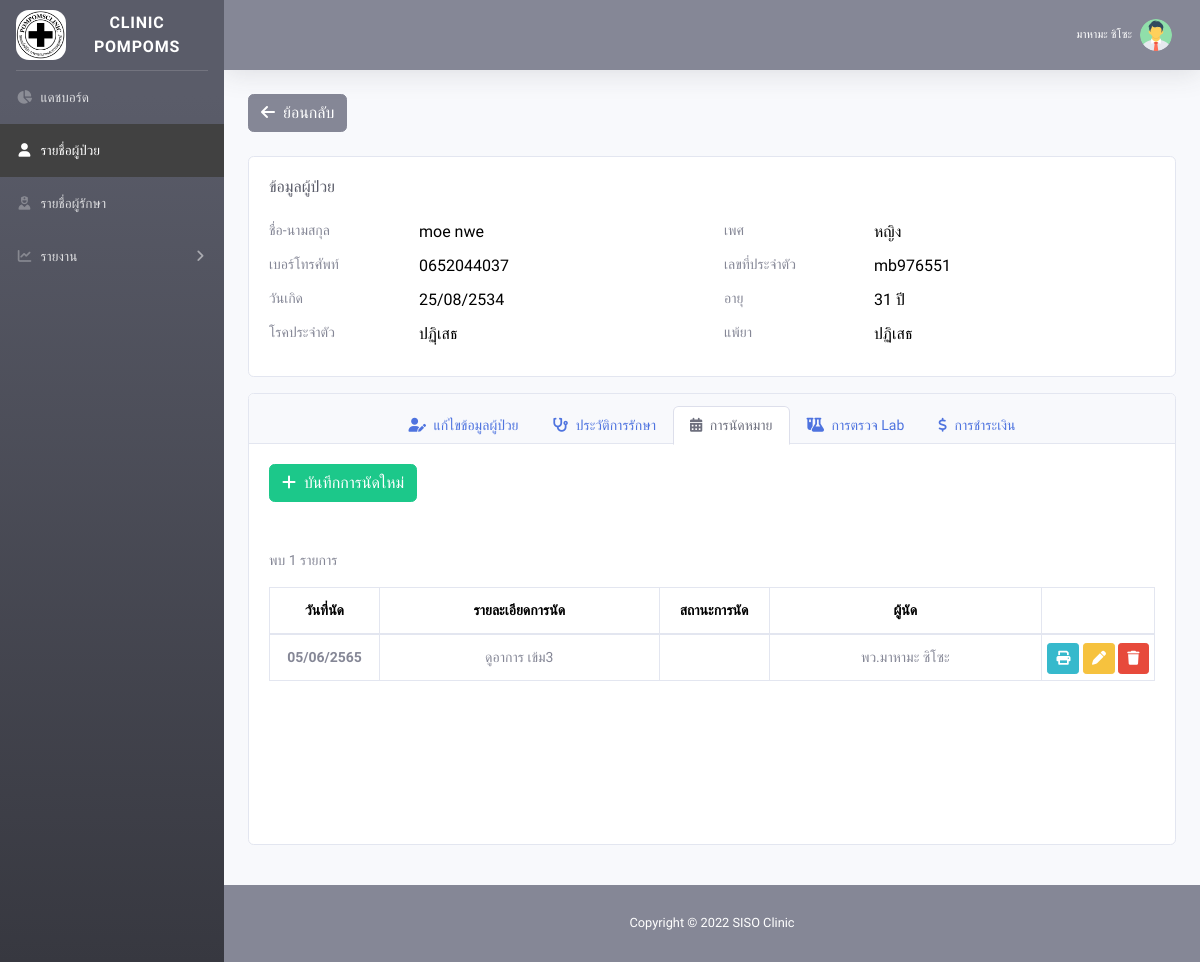
The app's page /?page=patient-data&patient_id=2&tab=3 (signed in) with its own data.
### tables this page shows
CREATE TABLE `user`  (
  `user_id` int(11) NOT NULL COMMENT 'รหัส pk',
  `user_name` varchar(200) NULL DEFAULT NULL COMMENT 'ชื่อ',
  `user_lname` varchar(200) NULL DEFAULT NULL COMMENT 'นามสกุล',
  `username` varchar(200) NULL DEFAULT NULL COMMENT 'ชื่อผู้ใช้งาน',
  `password` varchar(200) NULL DEFAULT NULL COMMENT 'รหัสผ่าน',
  `image` varchar(200) NULL DEFAULT NULL COMMENT 'รูปภาพโปรไฟล์',
  `status` varchar(1) NULL DEFAULT NULL COMMENT 'สถานะ\r\nY: ใช้งานได้\r\nN: ใช้งานไม่ได้',
  `add_by` int(11) NULL DEFAULT NULL COMMENT 'เพิ่มโดย',
  `add_when` datetime(0) NULL DEFAULT NULL COMMENT 'เพื่อเมื่อ',
  `edit_by` int(11) NULL DEFAULT NULL COMMENT 'แก้ไขโดย',
  `edit_when` datetime(0) NULL DEFAULT NULL COMMENT 'แก้ไขเมื่อ',
  PRIMARY KEY (`user_id`) USING BTREE
);

CREATE TABLE `patient`  (
  `patient_id` int(11) NOT NULL COMMENT 'รหัสผู้ป่วย',
  `patient_name` varchar(200) NULL DEFAULT NULL COMMENT 'ชื่อ',
  `patient_lname` varchar(200) NULL DEFAULT NULL COMMENT 'นามสกุล',
  `phone` varchar(20) NULL DEFAULT NULL COMMENT 'เบอร์โทรศัพท์',
  `idcard` varchar(50) NULL DEFAULT NULL COMMENT 'เลขที่ประจำตัว',
  `gender_id` int(11) NULL DEFAULT NULL COMMENT '1: ชาย\r\n2: หญิง',
  `bdate` date NULL DEFAULT NULL COMMENT 'วันเกิด',
  `disease` varchar(200) NULL DEFAULT NULL COMMENT 'โรคประจำตัว',
  `lose` varchar(200) NULL DEFAULT NULL COMMENT 'แพ้ยา',
  `status` varchar(1) NULL DEFAULT NULL COMMENT 'สถานะ',
  `add_by` int(11) NULL DEFAULT NULL COMMENT 'เพิ่มโดย',
  `add_when` datetime(0) NULL DEFAULT NULL COMMENT 'เพิ่มเมื่อ',
  `edit_by` int(11) NULL DEFAULT NULL COMMENT 'แก้ไขโดย',
  `edit_when` datetime(0) NULL DEFAULT NULL COMMENT 'แก้ไขเมื่อ',
  PRIMARY KEY (`patient_id`) USING BTREE
);

CREATE TABLE `gender`  (
  `gender_id` int(11) NOT NULL COMMENT 'รหัสเพศ',
  `gender_name` varchar(200) NULL DEFAULT NULL COMMENT 'ชื่อเพศ',
  PRIMARY KEY (`gender_id`) USING BTREE
);

CREATE TABLE `appointment`  (
  `appointment_id` varchar(10) NOT NULL COMMENT 'รหัสการนัด',
  `treatment_id` int(11) NULL DEFAULT NULL COMMENT 'รหัสการรักษา',
  `patient_id` int(11) NULL DEFAULT NULL COMMENT 'รหัสผู้ป่วย',
  `appointment_date` date NULL DEFAULT NULL COMMENT 'วันที่นัด',
  `appointment_desc` varchar(200) NULL DEFAULT NULL COMMENT 'รายละเอียดการนัด',
  `nurse_id` int(11) NULL DEFAULT NULL COMMENT 'ผู้นัด',
  `process` varchar(1) NULL DEFAULT NULL COMMENT 'การดำเนินการ\r\nW: กำลังนัด\r\nY: เข้าพบแล้ว\r\nC: ยกเลิก',
  `add_by` int(11) NULL DEFAULT NULL COMMENT 'เพิ่มโดย',
  `add_when` datetime(0) NULL DEFAULT NULL COMMENT 'เพิ่มเมื่อ',
  `edit_by` int(11) NULL DEFAULT NULL COMMENT 'แก้ไขโดย',
  `edit_when` datetime(0) NULL DEFAULT NULL COMMENT 'แก้ไขเมื่อ',
  PRIMARY KEY (`appointment_id`) USING BTREE,
  UNIQUE INDEX `uk_treatment_id`(`treatment_id`) USING BTREE
);

CREATE TABLE `nurse`  (
  `nurse_id` int(11) NOT NULL COMMENT 'รหัสผู้รักษา',
  `nurse_name` varchar(200) NULL DEFAULT NULL COMMENT 'ชื่อ',
  `nurse_lname` varchar(200) NULL DEFAULT NULL COMMENT 'นามสกุล',
  `status` varchar(1) NULL DEFAULT NULL COMMENT 'สถานะ',
  `add_by` int(11) NULL DEFAULT NULL COMMENT 'เพิ่มโดย',
  `add_when` datetime(0) NULL DEFAULT NULL COMMENT 'เพิ่มเมื่อ',
  `edit_by` int(11) NULL DEFAULT NULL COMMENT 'แก้ไขโดย',
  `edit_when` datetime(0) NULL DEFAULT NULL COMMENT 'แก้ไขเมื่อ',
  PRIMARY KEY (`nurse_id`) USING BTREE
);

### php/autoload.php (called while the page is built, shortened)
<?php
    include_once("class.database.php");
    include_once("function.php");
    $DB = new Database(HOST, USER, PASS, DBNAME);
    $USER = GetUser();
    function GetUser() {
        global $DB;
        $username = @$_SESSION["username"];
        $password = @$_SESSION["password"];
        $sql = "SELECT * FROM user WHERE status='Y' AND username='".$username."' AND password='".$password."'";
        $obj = $DB->QueryObj($sql);
        if( sizeof($obj)==1 ) return $obj[0];
        return null;
    }

### php/class.database.php (called while the page is built, shortened)
<?php
	class Database {
		var $host = null;
		var $user = null;
		var $pass = null;
		var $dbname = null;
		var $charset = null;
		var $conn = null;
		public function __construct($host, $user, $pass, $dbname, $charset="UTF8") {
			$this->host = $host;
			$this->user = $user;
			$this->pass = $pass;
			$this->dbname = $dbname;
			$this->charset = $charset;
		}
		public function Close() {
			if(!$this->conn->connect_error) return $this->conn->close();
			return null;
		}
		private function Connect() {
			$host = $this->host;
			$user = $this->user;
			$pass = $this->pass;
			$dbname = $this->dbname;
			$this->conn = @new mysqli( $host , $user , $pass, $dbname );
			$this->conn->query("SET NAMES ".$this->charset);
			$this->conn->query("SET sql_mode = 'NO_AUTO_CREATE_USER,NO_ENGINE_SUBSTITUTION'");
		}
		public function Query($sql) {
			$q = $this->conn->query($sql);
			return $q;
		}
		public function QueryObj($sql, $index="") {
			$obj = array();
			$result = $this->Query($sql);
			while($row = $result->fetch_assoc()) {
				if($index=="") $obj[] = $row;
                else $obj[$row[$index]] = $row;
			}
			return $obj;
		}
	}

### php/function.php (called while the page is built, shortened)
<?php
    function DateTh($date, $time=true) {
        $arr1 = explode(" ", $date);
		$arr2 = explode("-", $arr1[0]);
        $rs = $arr2[2]."/".$arr2[1]."/".($arr2[0]*1+543);
		return $rs;
    }
    function CalculateAge($date) {
        $arr = explode("-", $date);
        return date("Y")*1 - $arr[0]*1;
    }

### pages/patient-data/tab3.php (the view, shortened to what this page needs)
<?php
    $sql = "
        SELECT
            a.*,
            n.nurse_name,
            n.nurse_lname
        FROM appointment a
            INNER JOIN nurse n ON n.nurse_id=a.nurse_id
        WHERE a.patient_id='".$patient_id."'
        ORDER BY a.appointment_date DESC
    ";
    $obj = $DB->QueryObj($sql);
?>
<div>
    <button class="btn btn-success btn-add" data-toggle="modal" data-target="#modal-data">
        <i class="fas fa-plus mr-1"></i>
        บันทึกการนัดใหม่
    </button>
</div>
<div class="mt-5">
    <div class="mb-3">พบ <?php echo sizeof($obj); ?> รายการ</div>
    <div class="table-responsive">
        <table class="table table-bordered table-hover">
            <thead>
                <tr>
                    <th class="text-center" style="width:110px;">วันที่นัด</th>
                    <th class="text-center">รายละเอียดการนัด</th>
                    <th class="text-center" style="width:110px;">สถานะการนัด</th>
                    <th class="text-center">ผู้นัด</th>
                    <th style="width:113px;"></th>
                </tr>
            </thead>
            <tbody>
                <?php
                    foreach($obj as $row) {
                        $ProcessExt = [
                            "W"=>'<span class="badge badge-warning">กำลังนัด</span>',
                            "Y"=>'<span class="badge badge-success">เข้าพบแล้ว</span>',
                            "N"=>'<span class="badge badge-danger">ยกเลิก</span>'
                        ];
                ?>
                <tr data-json="<?php echo htmlspecialchars(json_encode($row)); ?>">
                    <th class="text-center"><?php echo DateTh($row["appointment_date"]); ?></th>
                    <td class="text-center"><?php echo $row["appointment_desc"]; ?></td>
                    <td class="text-center"><?php echo $ProcessExt[$row["process"]]; ?></td>
                    <td class="text-center"><?php echo $row["nurse_name"]; ?> <?php echo $row["nurse_lname"]; ?></td>
                    <td class="text-center p-0 pt-2">
                        <button class="btn btn-info btn-sm btn-print" title="พิมพ์ใบนัด" data-toggle="modal"
                            data-target="#modal-print">
                            <i class="fas fa-print"></i>
                        </button>
                        <button class="btn btn-warning btn-sm btn-edit" title="แก้ไข" data-toggle="modal"
                            data-target="#modal-data">
                            <i class="fas fa-pen"></i>
                        </button>
                        <button class="btn btn-danger btn-sm btn-del" title="ลบ">
                            <i class="fas fa-trash"></i>
                        </button>
                    </td>
                </tr>
                <?php } ?>
            </tbody>
        </table>
    </div>
</div>

### master/navbar.php (shortened to what this page needs)
<nav class="navbar navbar-expand navbar-light bg-secondary topbar mb-4 static-top shadow">
    <ul class="navbar-nav ml-auto">
        <li class="nav-item dropdown no-arrow">
            <a class="nav-link dropdown-toggle" href="#" id="userDropdown" role="button" data-toggle="dropdown"
                aria-haspopup="true" aria-expanded="false">
                <span class="mr-2 d-none d-sm-inline text-white small">
                    <?php echo $USER['user_name']; ?>
                    <?php echo $USER['user_lname']; ?>
                </span>
                <img class="img-profile rounded-circle" src="../fileupload/staffs/<?php echo $USER["image"]; ?>"
                    alt="Profile" onerror="OnError(this, 'images/no-staff.png')">
            </a>
        </li>
    </ul>
</nav>

### pages/patient-data/view.php (shortened to what this page needs)
<?php
    $old_param = "";
    $old_param .= (@$_GET["old_search"]!="") ? "&search=".$_GET["old_search"] : "";
    $old_param .= (@$_GET["old_p"]!="") ? "&p=".$_GET["old_p"] : "";
    $old_param2 = $old_param;
    $old_param2 = str_replace("&search", "&old_search", $old_param2);
    $old_param2 = str_replace("&p", "&old_p", $old_param2);
    $patient_id = @$_GET["patient_id"];
    $tab = $_GET["tab"] ?? "1";
    $sql = "
        SELECT
            p.*,
            g.gender_name
        FROM patient p
            INNER JOIN gender g ON g.gender_id=p.gender_id
        WHERE p.patient_id='".$patient_id."'
    ";
    $obj = $DB->QueryObj($sql);
    $data = $obj[0];
?>
<div id="wrapper-body">
    <div class="mb-4">
        <a href="./?page=patient<?php echo $old_param; ?>" class="btn btn-secondary">
            <i class="fas fa-arrow-left mr-1"></i>
            ย้อนกลับ
        </a>
    </div>
    <div class="card mb-3">
        <div class="card-body profile">
            <h6 class="mb-4 text-dark">ข้อมูลผู้ป่วย</h6>
            <div class="row profile-row">
                <div class="col-auto profile-left">
                    ชื่อ-นามสกุล
                </div>
                <div class="col profile-right">
                    <?php echo $data["patient_name"]; ?> <?php echo $data["patient_lname"]; ?>
                </div>
                <div class="col-auto profile-left">
                    เพศ
                </div>
                <div class="col profile-right">
                    <?php echo $data["gender_name"]; ?>
                </div>
            </div>
            <div class="row profile-row">
                <div class="col-auto profile-left">
                    เบอร์โทรศัพท์
                </div>
                <div class="col profile-right">
                    <?php echo $data["phone"]; ?>
                </div>
                <div class="col-auto profile-left">
                    เลขที่ประจำตัว
                </div>
                <div class="col profile-right">
                    <?php echo $data["idcard"]; ?>
                </div>
            </div>
            <div class="row profile-row">
                <div class="col-auto profile-left">
                    วันเกิด
                </div>
                <div class="col profile-right">
                    <?php echo DateTh($data["bdate"]); ?>
                </div>
                <div class="col-auto profile-left">
                    อายุ
                </div>
                <div class="col profile-right">
                    <?php echo CalculateAge($data["bdate"]); ?> ปี
                </div>
            </div>
            <div class="row profile-row">
                <div class="col-auto profile-left">
                    โรคประจำตัว
                </div>
                <div class="col profile-right">
                    <?php echo $data["disease"]; ?>
                </div>
                <div class="col-auto profile-left">
                    แพ้ยา
                </div>
                <div class="col profile-right">
                    <?php echo $data["lose"]; ?>
                </div>
            </div>
        </div>
    </div>
    <div class="card">
        <div class="card-header">
            <ul class="nav nav-tabs card-header-tabs justify-content-center">
                <li class="nav-item">
                    <a class="nav-link <?php if($tab=="1") echo "active"; ?>"
                        href="./?page=patient-data<?php echo $old_param2; ?>&patient_id=<?php echo $patient_id; ?>">
                        <i class="fas fa-user-pen mr-1"></i>
                        แก้ไขข้อมูลผู้ป่วย
                    </a>
                </li>
                <li class="nav-item">
                    <a class="nav-link <?php if($tab=="2") echo "active"; ?>"
                        href="./?page=patient-data<?php echo $old_param2; ?>&patient_id=<?php echo $patient_id; ?>&tab=2">
                        <i class="fas fa-stethoscope mr-1"></i>
                        ประวัติการรักษา
                    </a>
                </li>
                <li class="nav-item">
                    <a class="nav-link <?php if($tab=="3") echo "active"; ?>"
                        href="./?page=patient-data<?php echo $old_param2; ?>&patient_id=<?php echo $patient_id; ?>&tab=3">
                        <i class="fas fa-calendar-days mr-1"></i>
                        การนัดหมาย
                    </a>
                </li>
                <li class="nav-item">
                    <a class="nav-link <?php if($tab=="4") echo "active"; ?>"
                        href="./?page=patient-data<?php echo $old_param2; ?>&patient_id=<?php echo $patient_id; ?>&tab=4">
                        <i class="fas fa-flask-vial mr-1"></i>
                        การตรวจ Lab
                    </a>
                </li>
                <li class="nav-item">
                    <a class="nav-link <?php if($tab=="5") echo "active"; ?>"
                        href="./?page=patient-data<?php echo $old_param2; ?>&patient_id=<?php echo $patient_id; ?>&tab=5">
                        <i class="fas fa-dollar-sign mr-1"></i>
                        การชำระเงิน
                    </a>
                </li>
            </ul>
        </div>
        <div class="card-body" style="min-height: 400px;">
            <?php include("tab".$tab.".php"); ?>
        </div>
    </div>
</div>

### assets/index.css (style rules this page uses)
html { position: relative; min-height: 100%; }
body { font-family: "Sarabun", sans-serif; font-size: 14px; }
#wrapper-body { margin-bottom: 40px; }
.table thead td, .table thead th { color: #000 !important; }

### pages/patient-data/view.css (style rules this page uses)
.profile-row { margin-bottom: 10px; }
.profile-left { width: 150px; }
.profile-right { color: #000; font-size: 16px; }

### records on screen
user: user_name "มาหามะ", user_lname "ซิโซะ"
patient: patient_name "moe", patient_lname "nwe", gender.gender_name "หญิง", phone "0652044037", idcard "mb976551", bdate "25/08/2534", bdate "31", disease "ปฏฺิเสธ", lose "ปฏิเสธ"
appointment: appointment_date "05/06/2565", appointment_desc "ดูอาการ เข้ม3", nurse.nurse_name "พว.มาหามะ", nurse.nurse_lname "ซิโซะ"

### other values on screen
sizeof($obj) "1"
